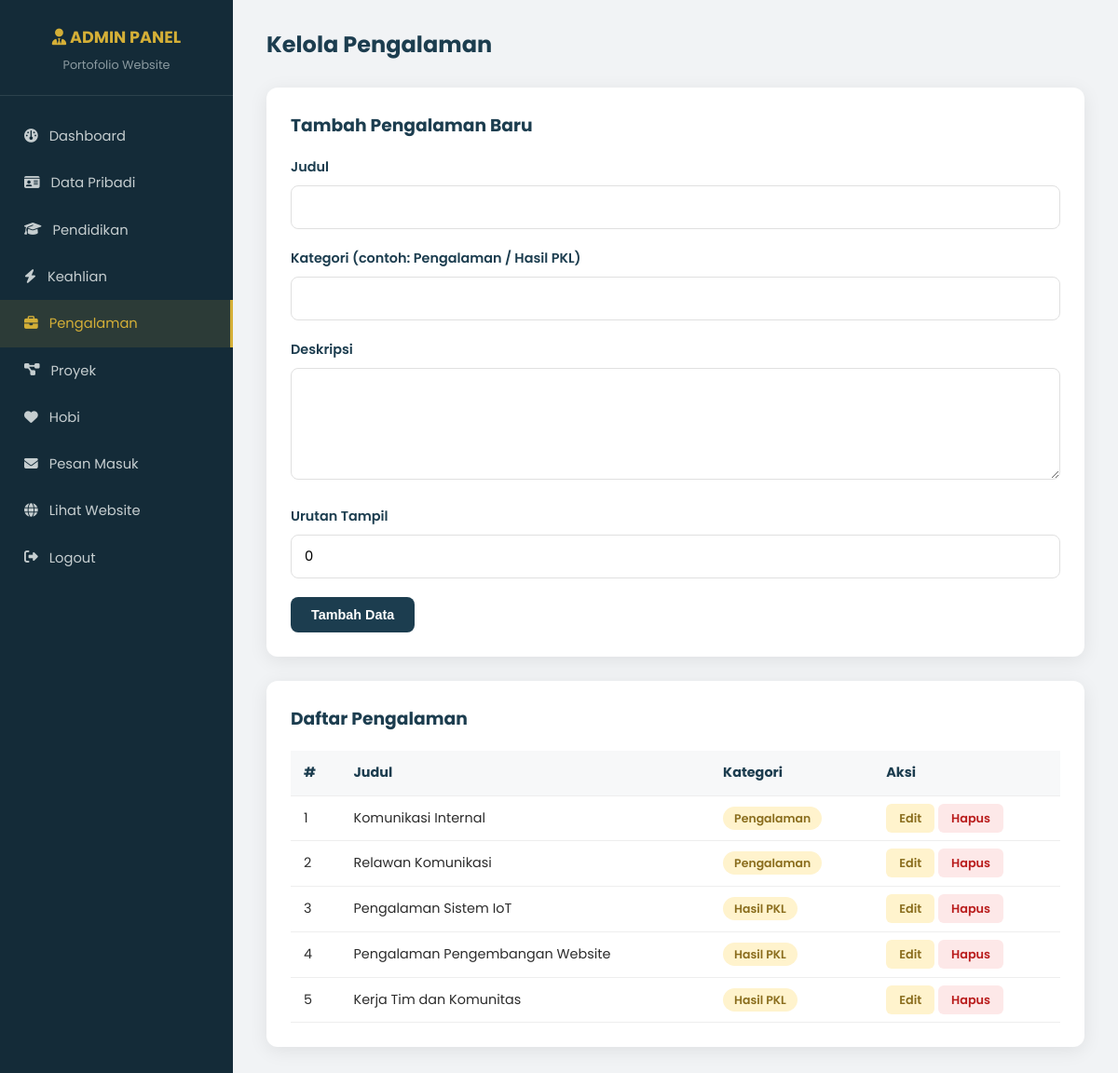
The app's page /pengalaman.php (signed in) with its own data.
### tables this page shows
CREATE TABLE pengalaman (
    id INT AUTO_INCREMENT PRIMARY KEY,
    judul VARCHAR(150) NOT NULL,
    deskripsi TEXT,
    kategori VARCHAR(50) DEFAULT 'Pengalaman',
    urutan INT DEFAULT 0
);

### fungsi.php (called while the page is built, shortened)
<?php
require_once __DIR__ . '/../config/koneksi.php';
function ambilSemua($tabel, $urutBy = 'urutan ASC')
{
    global $koneksi;
    $tabel = mysqli_real_escape_string($koneksi, $tabel);
    $query = "SELECT * FROM `$tabel` ORDER BY $urutBy";
    $hasil = mysqli_query($koneksi, $query);
    $data = [];
    if ($hasil) {
        while ($baris = mysqli_fetch_assoc($hasil)) {
            $data[] = $baris;
        }
    }
    return $data;
}

### pengalaman.php (the view, shortened to what this page needs)
<?php require_once __DIR__ . '/admin_header.php'; ?>
<?php
$modeEdit = false;
$dataEdit = null;
$semuaPengalaman = ambilSemua('pengalaman', 'urutan ASC');
?>
<div class="admin-topbar">
    <h1>Kelola Pengalaman</h1>
</div>
<div class="kartu-admin">
    <h3 style="color:var(--warna-utama);margin-bottom:18px;"><?= $modeEdit ? 'Edit Pengalaman' : 'Tambah Pengalaman Baru' ?></h3>
    <form method="POST">
        <div class="form-group">
            <label>Judul</label>
            <input type="text" name="judul" value="<?= $modeEdit ? htmlspecialchars($dataEdit['judul']) : '' ?>" required>
        </div>
        <div class="form-group">
            <label>Kategori (contoh: Pengalaman / Hasil PKL)</label>
            <input type="text" name="kategori" value="<?= $modeEdit ? htmlspecialchars($dataEdit['kategori']) : '' ?>">
        </div>
        <div class="form-group">
            <label>Deskripsi</label>
            <textarea name="deskripsi" style="min-height:120px;"><?= $modeEdit ? htmlspecialchars($dataEdit['deskripsi']) : '' ?></textarea>
        </div>
        <div class="form-group">
            <label>Urutan Tampil</label>
            <input type="number" name="urutan" value="<?= $modeEdit ? $dataEdit['urutan'] : '0' ?>">
        </div>
        <button type="submit" class="btn-tambah"><?= $modeEdit ? 'Update Data' : 'Tambah Data' ?></button>
    </form>
</div>
<div class="kartu-admin">
    <h3 style="color:var(--warna-utama);margin-bottom:18px;">Daftar Pengalaman</h3>
    <table class="tabel-admin">
        <thead><tr><th>#</th><th>Judul</th><th>Kategori</th><th>Aksi</th></tr></thead>
        <tbody>
        <?php foreach ($semuaPengalaman as $i => $p): ?>
            <tr>
                <td><?= $i + 1 ?></td>
                <td><?= htmlspecialchars($p['judul']) ?></td>
                <td><span class="badge badge-kuning"><?= htmlspecialchars($p['kategori']) ?></span></td>
                <td>
                    <a href="?edit=<?= $p['id'] ?>" class="btn-kecil btn-edit">Edit</a>
                    <a href="?hapus=<?= $p['id'] ?>" class="btn-kecil btn-hapus">Hapus</a>
                </td>
            </tr>
        <?php endforeach; ?>
        </tbody>
    </table>
</div>

### style.css (style rules this page uses)
:root { --warna-utama: #1c3d4f; --warna-utama-tua: #142b38; --warna-aksen: #d4af37; --warna-terang: #f4f6f7; --warna-teks: #2c2c2c; --warna-putih: #ffffff; --bayangan: 0 4px 20px rgba(0, 0, 0, 0.08); --radius: 14px; }
* { margin: 0; padding: 0; box-sizing: border-box; }
body { font-family: 'Poppins', 'Segoe UI', Arial, sans-serif; background: var(--warna-terang); color: var(--warna-teks); line-height: 1.65; scroll-behavior: smooth; }
a { text-decoration: none; color: inherit; }
.form-group { margin-bottom: 20px; }
.form-group label { display: block; margin-bottom: 7px; font-weight: 600; color: var(--warna-utama); font-size: 0.9rem; }
.form-group input, .form-group textarea { width: 100%; padding: 12px 14px; border: 1.5px solid #e0e0e0; border-radius: 8px; font-family: inherit; font-size: 0.92rem; transition: 0.2s; }
.form-group textarea { resize: vertical; min-height: 120px; }
.admin-body { background: #f1f3f5; font-family: 'Poppins', sans-serif; }
.admin-topbar { display: flex; justify-content: space-between; align-items: center; margin-bottom: 26px; }
.admin-topbar h1 { font-size: 1.5rem; color: var(--warna-utama); }
.kartu-admin { background: var(--warna-putih); border-radius: 12px; box-shadow: var(--bayangan); padding: 26px; margin-bottom: 26px; }
.tabel-admin { width: 100%; border-collapse: collapse; }
.tabel-admin th, .tabel-admin td { padding: 12px 14px; border-bottom: 1px solid #eee; text-align: left; font-size: 0.9rem; }
.tabel-admin th { background: #f7f8f9; color: var(--warna-utama); }
.badge { padding: 4px 12px; border-radius: 50px; font-size: 0.78rem; font-weight: 600; }
.badge-kuning { background: #fff3cd; color: #8a6d1d; }
.btn-kecil { padding: 7px 14px; border-radius: 6px; font-size: 0.8rem; font-weight: 600; border: none; cursor: pointer; }
.btn-edit { background: #fff3cd; color: #8a6d1d; }
.btn-hapus { background: #fde8e8; color: #b91c1c; }
.btn-tambah { background: var(--warna-utama); color: var(--warna-putih); padding: 11px 22px; border-radius: 8px; font-weight: 600; font-size: 0.9rem; border: none; cursor: pointer; }

### records on screen
pengalaman: judul "Komunikasi Internal", kategori "Pengalaman"
pengalaman: judul "Relawan Komunikasi", kategori "Pengalaman"
pengalaman: judul "Pengalaman Sistem IoT", kategori "Hasil PKL"
pengalaman: judul "Pengalaman Pengembangan Website", kategori "Hasil PKL"
pengalaman: judul "Kerja Tim dan Komunitas", kategori "Hasil PKL"
